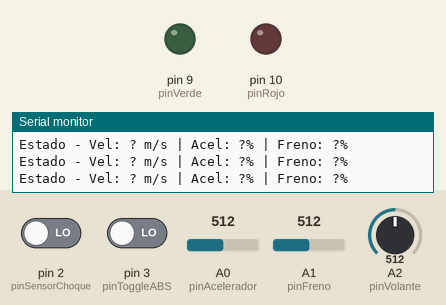
Recording of a program running on a simulated Arduino Mega 2560, built with avr-gcc and run on an emulated ATmega2560. On the bench: output pins drawn as LEDs (lit = HIGH), the last lines printed to the serial monitor. Dashed ring = blinking. The inputs (shaded band) are chosen by the test bench; at power-on: A1 (pinFreno) = 512, pin 2 (pinSensorChoque) LOW, pin 3 (pinToggleABS) LOW, A0 (pinAcelerador) = 512, A2 (pinVolante) = 512. EEPROM starts erased.

Above: at 0.8 s.
0.9 s: A1 (pinFreno) set to 853
At 1.33 s:
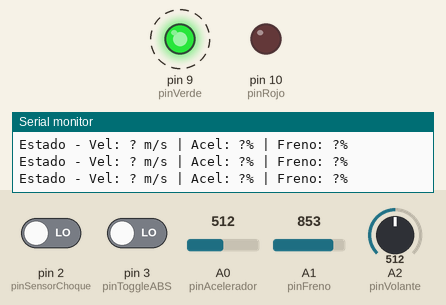
3.9 s: A1 (pinFreno) set to 887
At 4.31 s:
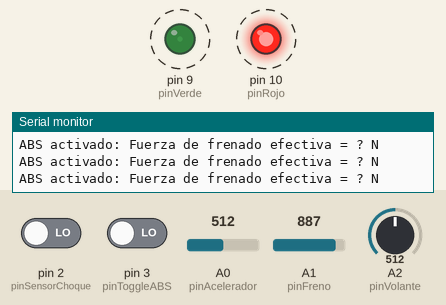
6.9 s: pin 2 (pinSensorChoque) driven HIGH
At 7.31 s:
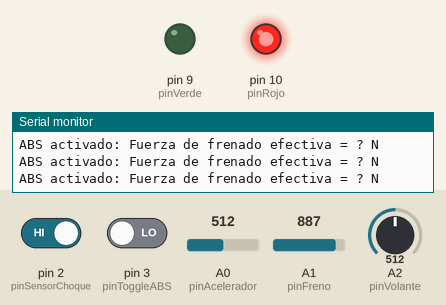
Timing chart, 0 to 9.9 s (numbered marks = the images above; inputs shaded):
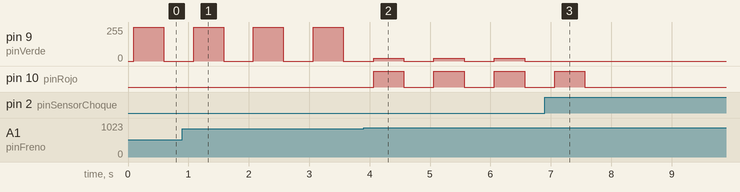

Measured:
- the behaviour switches between 869 and 870 on A1 (pinFreno) (found by bisection; images 1 and 2)
- after the input at 3.9 s, pin 10 (pinRojo): alternates HIGH for 0.50 s and LOW for 0.50 s, starting after 0.17 s
- after the input at 6.9 s, pin 9 (pinVerde): stops changing and stays 0/255; pin 10 (pinRojo): goes on until 7.6 s, then stays LOW
- by itself, pin 9 (pinVerde): alternates 20/255 for 0.50 s and 0/255 for 0.50 s

The program:

main.cpp
```cpp
#include <headers/TaskLogger.h>
#include <headers/TaskAbs.h>
#include <headers/TaskLateral.h>
#include <headers/Persistence.h>
#include <headers/TaskStatus.h>
#include <headers/InterruptChoque.h>
#include <headers/ToggleABSInterrupt.h>
#include <headers/TaskBox.h>
#include <headers/TaskChoque.h>


#include <headers/globals.h>
#include <Arduino.h>
#include <Arduino_FreeRTOS.h>

TaskHandle_t handleStatus;
TaskHandle_t handleAbs;
TaskHandle_t handleLateral;
TaskHandle_t handleLogger;
TaskHandle_t handleBox;
TaskHandle_t handleChoque;
void setup()
{
    // ## Pines ##
    // Acelerometros
    pinAcelerador = A0;
    pinFreno = A1;
    pinVolante = A2;

    // Botones
    pinSensorChoque = 2;
    pinToggleABS = 3;

    // Colores led
    pinRojo = 10;
    pinVerde = 9;
    Serial.begin(115200);
    EEPROM.begin();
    loadParameters();

    logQueue = xQueueCreate(20, sizeof(LogMessage));

    semChoqueDetectado = xSemaphoreCreateBinary();
    semABSToggle = xSemaphoreCreateBinary();

    mutexLedRGB = xSemaphoreCreateMutex();

    // Configurar pines
    pinMode(pinAcelerador, INPUT);
    pinMode(pinFreno, INPUT);
    pinMode(pinSensorChoque, INPUT);
    pinMode(pinToggleABS, INPUT);
    pinMode(pinRojo, OUTPUT);
    pinMode(pinVerde, OUTPUT);

    // Crear tareas
    xTaskCreate(taskBox, "Box", 512, NULL, 1, &handleBox);
    xTaskCreate(taskLogger, "Logger", 768, NULL, 2, &handleLogger);
    xTaskCreate(taskChoque, "Choque", 256, NULL, 3, &handleChoque);
    xTaskCreate(taskStatus, "Status", 256, NULL, 3, &handleStatus);
    xTaskCreate(taskABS, "ABS", 256, NULL, 2, &handleAbs);
    xTaskCreate(taskLateral, "Lateral", 256, NULL, 2, &handleLateral);

    //assignar interrupciones
    attachInterrupt(digitalPinToInterrupt(pinSensorChoque), interruptChoque, RISING);
    attachInterrupt(digitalPinToInterrupt(pinToggleABS), interruptToggleABS, RISING);


    if (logQueue == NULL || semChoqueDetectado == NULL ||
        semABSToggle == NULL || mutexLedRGB == NULL)
    {
        Serial.println("Error al crear la cola de logs");
        while (1)
            ;
    }

    // Iniciar el scheduler
    vTaskStartScheduler();
}
void loop()
{
}
```

InterruptChoque.cpp
```cpp
#include "headers/InterruptChoque.h"
#include <headers/globals.h>
void interruptChoque()
{
    BaseType_t xHigherPriorityTaskWoken = pdFALSE;

    // Despertar tarea enviando señal por semáforo
    xSemaphoreGiveFromISR(semChoqueDetectado, &xHigherPriorityTaskWoken);

    // Forzar cambio de contexto si hay una tarea de mayor prioridad lista
    portYIELD_FROM_ISR(xHigherPriorityTaskWoken);
}
```

TaskAbs.cpp
```cpp
#include "headers/TaskAbs.h"
#include <headers/globals.h>
void calcAbs(float brakePercentage)
{
    float absForce = absLowerThreshold * pow((brakePercentage - absUpperThreshold) / (absUpperThreshold - absLowerThreshold), 2) * maxBrakeForce;
    effectiveBrakeForce = absForce;
    LogMessage msg;
    snprintf(msg.message, sizeof(msg.message), "ABS activado: Fuerza de frenado efectiva = %.2f N", effectiveBrakeForce);
    xQueueSend(logQueue, &msg, pdMS_TO_TICKS(100));
}
void taskABS(void *parameter)
{
    LogMessage msg;

    for (;;)
    {
        // Bloquearse esperando el semáforo del evento toggle ABS
        if (xSemaphoreTake(semABSToggle, pdMS_TO_TICKS(10)) == pdTRUE)
        {
            // Evento de toggle ABS recibido desde la interrupción
            absActivated = !absActivated;

            // Enviar mensaje de log
            snprintf(msg.message, sizeof(msg.message),
                     "ABS %s", absActivated ? "ACTIVADO" : "DESACTIVADO");
            xQueueSend(logQueue, &msg, pdMS_TO_TICKS(100));
        }

        // Continuar con la lógica normal de ABS si está activado
        float brakePercentage = analogRead(pinFreno) / 1023.0;
        if (!absActivated)
        {
            vTaskDelay(pdMS_TO_TICKS(50));
            continue;
        }

        if (brakePercentage > absUpperThreshold)
        {
            absWarningActive = true;
            calcAbs(brakePercentage);
        }
        else if (brakePercentage < absLowerThreshold)
        {
            effectiveBrakeForce = brakePercentage * maxBrakeForce;
            absWarningActive = false;
        }

        vTaskDelay(pdMS_TO_TICKS(10));
    }
}
```

TaskBox.cpp
```cpp
#include <headers/globals.h>
#include <Arduino.h>
#include <Arduino_FreeRTOS.h>
void taskBox(void *parameter)
{
    LogMessage msg;

    for (;;)
    {
        snprintf(msg.message, sizeof(msg.message),
                 "Estado - Vel: %.2f m/s | Acel: %.1f%% | Freno: %.1f%%",
                 currentSpeed,
                 appliedThrottlePercentage * 100.0f,
                 effectiveBrakePercentage * 100.0f);

        xQueueSend(logQueue, &msg, pdMS_TO_TICKS(10));
        vTaskDelay(pdMS_TO_TICKS(350));
    }
}
```

TaskChoque.cpp
```cpp
#include "headers/TaskChoque.h"
#include <headers/globals.h>

void taskChoque(void *parameter)
{
    LogMessage msg;

    for (;;)
    {
        // Bloquearse esperando el semáforo del evento de choque
        if (xSemaphoreTake(semChoqueDetectado, portMAX_DELAY) == pdTRUE)
        {
            // Evento de choque recibido desde la interrupción
            crashed = true;

            // Enviar mensaje de log
            snprintf(msg.message, sizeof(msg.message), "CHOQUE DETECTADO");
            xQueueSend(logQueue, &msg, pdMS_TO_TICKS(100));
        }
    }
}
```

TaskLateral.cpp
```cpp
#include "headers/TaskLateral.h"
#include <headers/globals.h>

const float dt = 0.01f; // Intervalo de tiempo en segundos
float previousSpeed = 0.1f;
float calcSpeed()
{
    // Leer valor del acelerador y convertir a velocidad
    int aceleradorValue = analogRead(pinAcelerador);
    float throttlePercentage = aceleradorValue / 1023.0f;
    float ThrottlePower = throttlePercentage * maxPower;
    float ThrottleForce = ThrottlePower / previousSpeed;
    float acceleration = (ThrottleForce - effectiveBrakeForce) / mass;
    float speed = previousSpeed + acceleration * dt;
    if (speed < 0)
        speed = 0.0f;
    previousSpeed = speed;
    return speed;
}

float calcLateralAcceleration(float speed, float steeringAngle)
{

    return lateralConstant * speed * steeringAngle;
}
void taskLateral(void *parameter)
{
    LogMessage msg;

    for (;;)
    {
        float steeringAngle = analogRead(pinVolante);
        steeringAngle = map(steeringAngle, 0, 1023, -90, 90);
        // Convierto a valor absoluto
        if (steeringAngle < 0)
            steeringAngle = -steeringAngle;
        float speed = calcSpeed();
        float lateralAcceleration = calcLateralAcceleration(speed, steeringAngle);
        if (lateralAcceleration > lateralAccelerationThreshold)
        {
            snprintf(msg.message, sizeof(msg.message),
                     "Alerta de riesgo lateral: %.2f m/s²", lateralAcceleration);
            xQueueSend(logQueue, &msg, 0);
        }
        if (lateralAcceleration > lateralAccelerationThreshold * 1.5f)
        {
            crashed = true;
            snprintf(msg.message, sizeof(msg.message), "COLISION LATERAL");
            xQueueSend(logQueue, &msg, 0);
        }

        vTaskDelay(pdMS_TO_TICKS(10));
    }
}
```

TaskLogger.cpp
```cpp
#include "headers/TaskLogger.h"
#include <headers/globals.h>
void taskLogger(void *parameter)
{

    LogMessage msg;
    for (;;)
    {
        if (xQueueReceive(logQueue, &msg, portMAX_DELAY) == pdTRUE)
        {
            Serial.println(msg.message);
        }
    }
}
```

TaskStatus.cpp
```cpp
#include <headers/TaskStatus.h>
#include <headers/globals.h>

void setLedColor(uint8_t rojo, uint8_t verde)
{
    // Tomar el mutex antes de acceder al LED RGB (recurso compartido)
    if (xSemaphoreTake(mutexLedRGB, portMAX_DELAY) == pdTRUE)
    {
        analogWrite(pinRojo, rojo);
        analogWrite(pinVerde, verde);

        // Liberar el mutex después de usar el LED RGB
        xSemaphoreGive(mutexLedRGB);
    }
}

void yellowLed()
{
    setLedColor(255, 80);
}

void orangeLed()
{
    setLedColor(255, 20);
}

void greenLed()
{
    setLedColor(0, 255);
}

void redLed()
{
    setLedColor(255, 0);
}

void apagarLed()
{
    setLedColor(0, 0);
}
void taskStatus(void *parameter)
{
    for (;;)
    { // Loop infinito obligatorio
        if (crashed)
        {
            redLed();
        }
        else if (absWarningActive)
        {
            orangeLed();
        }
        else if (!absActivated)
        {
            yellowLed();
        }
        else
        {
            greenLed();
        }
        vTaskDelay(pdMS_TO_TICKS(500));
        apagarLed();
        vTaskDelay(pdMS_TO_TICKS(500));
    }
}
```

ToggleABSInterrupt.cpp
```cpp
#include "headers/ToggleABSInterrupt.h"
#include <headers/globals.h>
void interruptToggleABS()
{
    BaseType_t xHigherPriorityTaskWoken = pdFALSE;

    // Despertar tarea enviando señal por semáforo
    xSemaphoreGiveFromISR(semABSToggle, &xHigherPriorityTaskWoken);

    // Forzar cambio de contexto si hay una tarea de mayor prioridad lista
    portYIELD_FROM_ISR(xHigherPriorityTaskWoken);
}
```

globals.cpp
```cpp
#include <headers/globals.h>
// Definición de variables globales accidentado
volatile bool crashed = false;
volatile bool absActivated = true;
volatile bool absWarningActive = false;

// ## Pines ##
// Acelerometros
int pinAcelerador = 0;
int pinFreno = 0;
int pinVolante = 0;

// Botones
int pinSensorChoque = 0;
int pinToggleABS = 0;

// Colores led
int pinRojo = 0;
int pinVerde = 0;

// Variables de parámetros del vehículo
float mass = 0.0f;
float maxPower = 0.0f;
float maxBrakeForce = 0.0f;
float lateralConstant = 0.0f;
float lateralAccelerationThreshold = 0.0f;
float absUpperThreshold = 0.0f;
float absLowerThreshold = 0.0f;
float effectiveBrakeForce = 0.0f;

// Variables de estado del vehículo
float currentSpeed = 0.0f;
float appliedThrottlePercentage = 0.0f;
float effectiveBrakePercentage = 0.0f;

QueueHandle_t logQueue = NULL;

// Semáforos binarios para eventos de interrupciones
SemaphoreHandle_t semChoqueDetectado = NULL;
SemaphoreHandle_t semABSToggle = NULL;

// Mutex para exclusión mutua del LED RGB
SemaphoreHandle_t mutexLedRGB = NULL;
```

InterruptChoque.h
```cpp
#ifndef INTERRUPT_CHOQUE_H
#define INTERRUPT_CHOQUE_H
#include <Arduino.h>
#include <Arduino_FreeRTOS.h>

void interruptChoque();

#endif 
```

Persistence.h
```cpp
#ifndef PERSISTENCE_H
#define PERSISTENCE_H
#include <Arduino.h>
#include <EEPROM.h>
void saveParameters();
void loadParameters();
#endif
```

TaskAbs.h
```cpp
#ifndef TASK_ABS_H
#define TASK_ABS_H
#include <Arduino.h>
#include <Arduino_FreeRTOS.h>

void taskABS(void* parameter);
#endif
```

TaskBox.h
```cpp
#ifndef TASK_BOX_H
#define TASK_BOX_H
#include <Arduino.h>
#include <Arduino_FreeRTOS.h>

void taskBox(void* parameter);

#endif
```

TaskChoque.h
```cpp
#ifndef TASK_CHOQUE_H
#define TASK_CHOQUE_H
#include <Arduino.h>
#include <Arduino_FreeRTOS.h>

void taskChoque(void* parameter);

#endif
```

TaskLateral.h
```cpp
#ifndef TASK_LATERAL_H
#define TASK_LATERAL_H
#include <Arduino.h>
#include <Arduino_FreeRTOS.h>

void taskLateral(void* parameter);

#endif 
```

TaskLogger.h
```cpp
#ifndef TASK_LOGGER_H
#define TASK_LOGGER_H
#include <Arduino.h>
#include <Arduino_FreeRTOS.h>

void taskLogger(void* parameter);

#endif 
```

TaskStatus.h
```cpp
#ifndef TASK_STATUS_H
#define TASK_STATUS_H
#include <Arduino.h>
#include <Arduino_FreeRTOS.h>

void taskStatus(void* parameter);

#endif 
```

ToggleABSInterrupt.h
```cpp
#ifndef INTERRUPT_TOGGLE_ABS_H
#define INTERRUPT_TOGGLE_ABS_H
#include <Arduino.h>
#include <Arduino_FreeRTOS.h>

void interruptToggleABS();

#endif 
```

globals.h
```cpp
#include <Arduino_FreeRTOS.h>
#include <queue.h>
#include <semphr.h>
#ifndef GLOBAL_VARIABLES_H
#define GLOBAL_VARIABLES_H
// Variables globales accidentado
extern volatile bool crashed;
extern volatile bool absActivated;
extern volatile bool absWarningActive;

// ## Pines ##
// Acelerometros
extern int pinAcelerador;
extern int pinFreno;
extern int pinVolante;

// Botones
extern int pinSensorChoque;
extern int pinToggleABS;

// Colores led
extern int pinRojo;
extern int pinVerde;

// Variables de parámetros del vehículo
extern float mass;                         // Kg
extern float maxPower;                     // Watts
extern float maxBrakeForce;                // N
extern float lateralConstant;              // 1/(rad · s)
extern float lateralAccelerationThreshold; // m/s²
extern float absUpperThreshold;            // %
extern float absLowerThreshold;            // %
extern float effectiveBrakeForce;          // N

// Variables de estado del vehículo
extern float currentSpeed;                 // m/s
extern float appliedThrottlePercentage;    // 0.0 - 1.0
extern float effectiveBrakePercentage;     // 0.0 - 1.0

// Cola de mensajes para el logger
extern QueueHandle_t logQueue;

// Semáforos binarios para eventos de interrupciones
extern SemaphoreHandle_t semChoqueDetectado;
extern SemaphoreHandle_t semABSToggle;

// Mutex para exclusión mutua del LED RGB
extern SemaphoreHandle_t mutexLedRGB;

#define LOG_MESSAGE_SIZE 128
typedef struct
{
    char message[LOG_MESSAGE_SIZE];
} LogMessage;

#endif
```

persistence.cpp
```cpp
#include <headers/Persistence.h>
#include <headers/globals.h>
void saveParameters()
{
    EEPROM.put(0, mass);
    EEPROM.put(4, maxPower);
    EEPROM.put(8, maxBrakeForce);
    EEPROM.put(12, lateralConstant);
    EEPROM.put(16, lateralAccelerationThreshold);
    EEPROM.put(20, absUpperThreshold);
    EEPROM.put(24, absLowerThreshold);
}

void loadParameters()
{
    if (EEPROM.read(0) == 0xFF)
    {
        // EEPROM no inicializada
        mass = 1200;
        maxPower = 75000;
        maxBrakeForce = 12000;
        lateralConstant = 0.0035;
        lateralAccelerationThreshold = 7.0;
        absUpperThreshold = 0.85;
        absLowerThreshold = 0.70;
        saveParameters(); // Guardar valores por defecto en EEPROM
        return;
    }
    EEPROM.get(0, mass);
    EEPROM.get(4, maxPower);
    EEPROM.get(8, maxBrakeForce);
    EEPROM.get(12, lateralConstant);
    EEPROM.get(16, lateralAccelerationThreshold);
    EEPROM.get(20, absUpperThreshold);
    EEPROM.get(24, absLowerThreshold);
}
```
